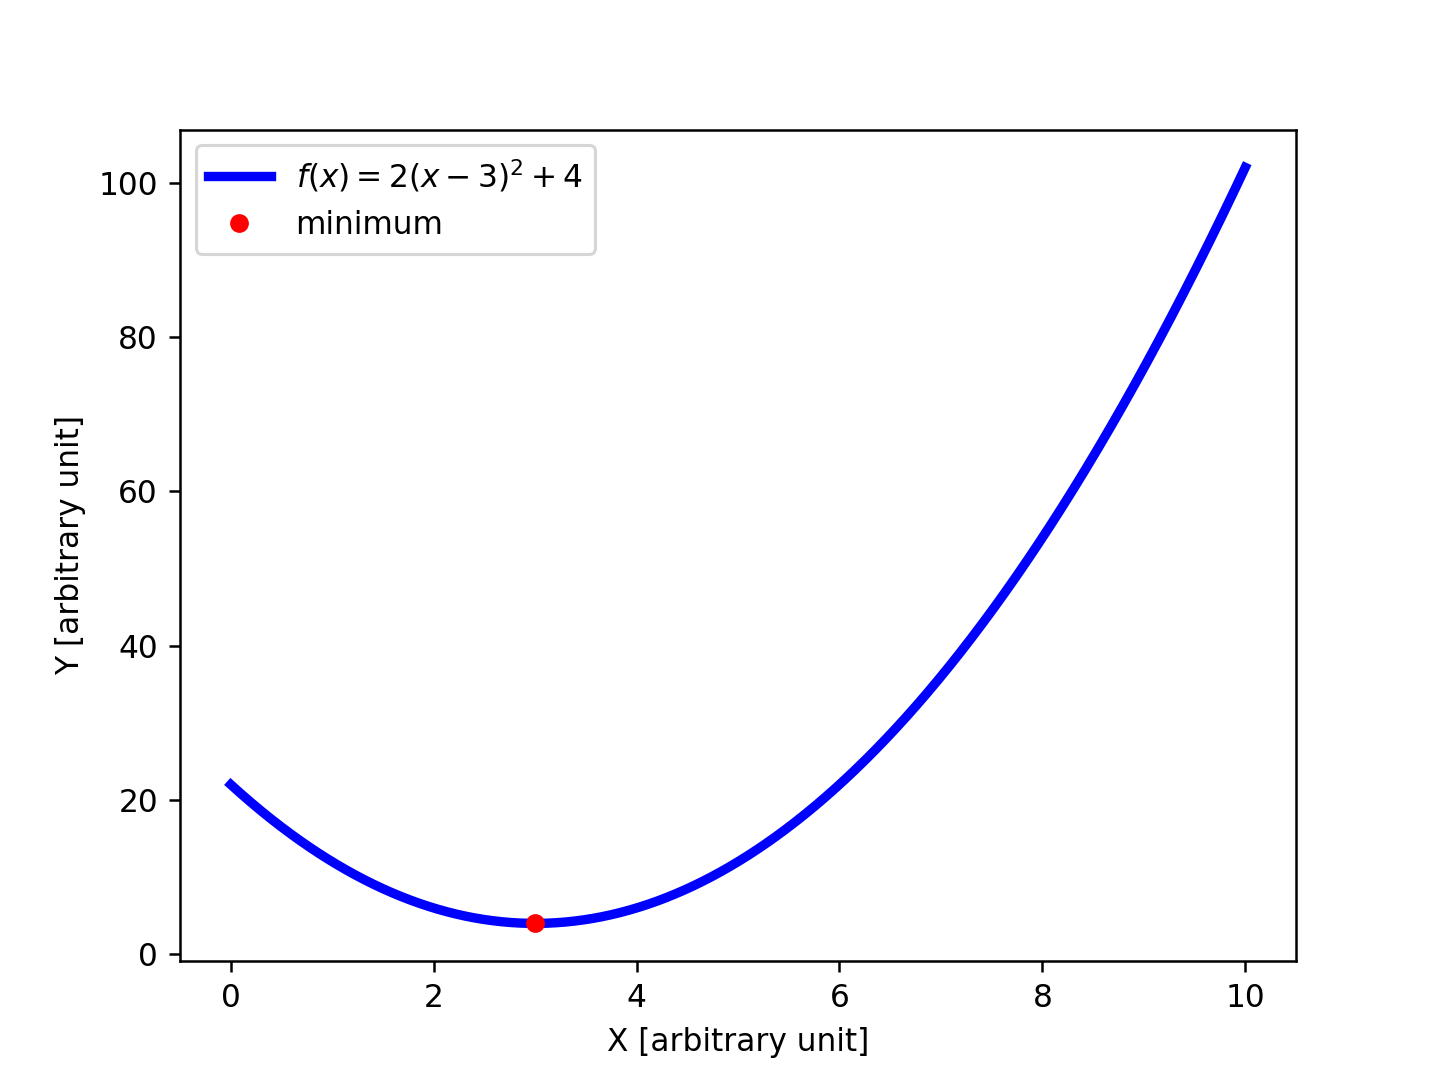

Python code for this plot:
#!/usr/pkg/bin/python3.9

#
# Time-stamp: <2023/03/09 12:59:39 (CST) daisuke>
#

# importing numpy module
import numpy

# importing scipy module
import scipy.optimize

# importing matplotlib module
import matplotlib.figure
import matplotlib.backends.backend_agg

# output file name
file_output = 'advobs202302_s04_07_01.png'

# function of a curve
def curve (x):
    # coefficients
    a = 2.0
    b = 3.0
    c = 4.0
    # curve
    y = a * (x - b)**2 + c
    # returning y-value
    return y

# finding minimum
minimum = scipy.optimize.minimize_scalar (curve, method='brent')

# printing minimum value
print (f'minimum: y={minimum.fun} at x={minimum.x}')

# data to plot
data_x = numpy.linspace (0.0, 10.0, 1001)
data_y = curve (data_x)

#
# making plot using Matplotlib
#
    
# making objects "fig" and "ax"
fig    = matplotlib.figure.Figure ()
canvas = matplotlib.backends.backend_agg.FigureCanvasAgg (fig)
ax     = fig.add_subplot (111)

# axes
ax.set_xlabel ('X [arbitrary unit]')
ax.set_ylabel ('Y [arbitrary unit]')

# plotting data
ax.plot (data_x, data_y, linestyle='-', linewidth=3.0, color='blue', \
         label='$f(x)=2(x-3)^2+4$')
ax.plot (minimum.x, minimum.fun, linestyle='None', marker='o', \
         markersize=5.0, color='red', label='minimum')

# legend
ax.legend ()

# saving file
fig.savefig (file_output, dpi=225)
